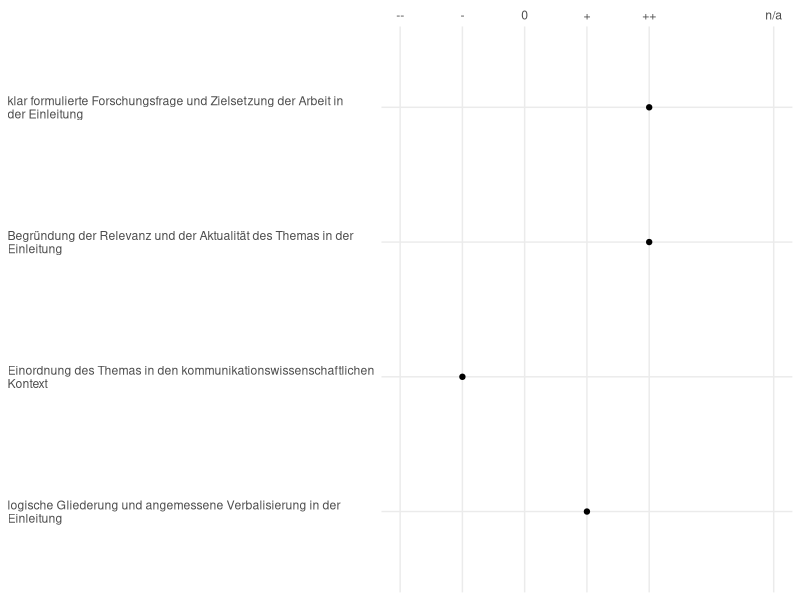
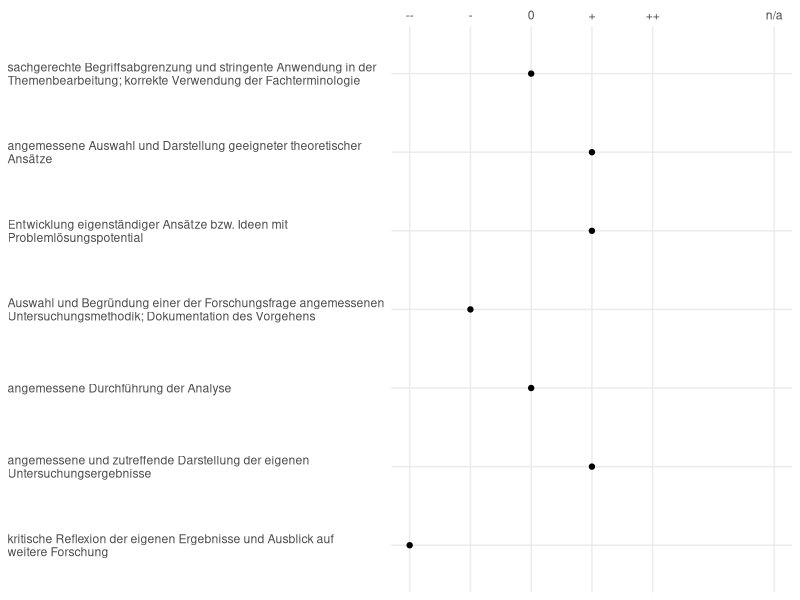
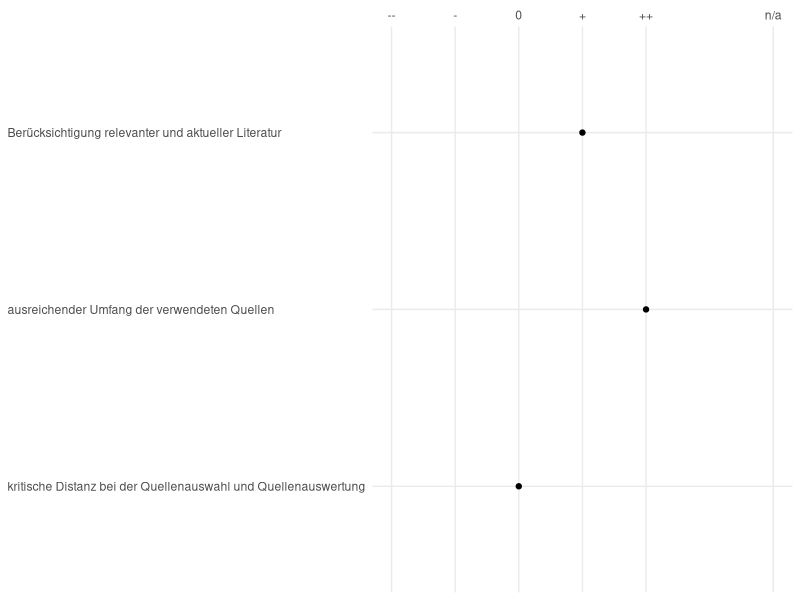
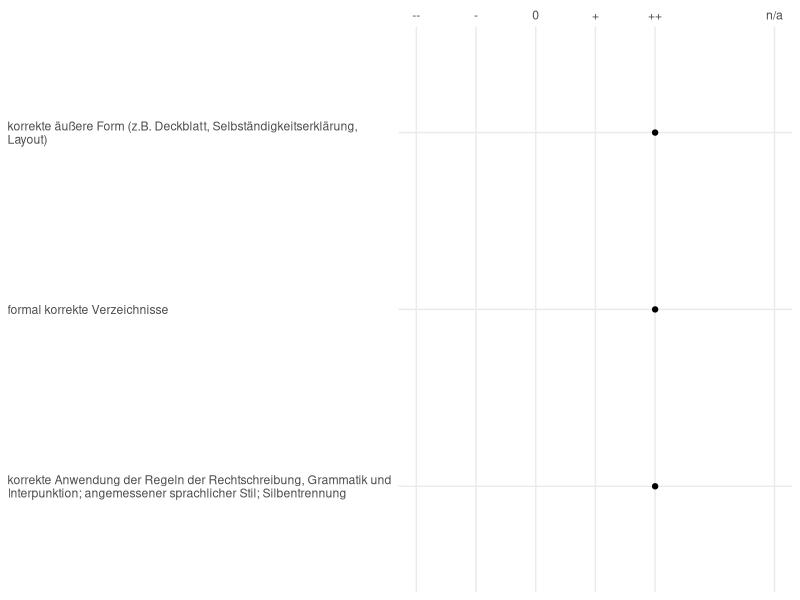

R code for these plots, in order:
## ---- chunk 1
# Packages
library(tidyverse); theme_set(theme_minimal())

# Plot
bewertungsplot = function(x) {
  x %>% mutate(
    Kriterium = str_wrap(Kriterium, width = 65),
    Kriterium = factor(Kriterium, levels = rev(Kriterium))
  ) %>% 
    ggplot(aes(Bewertung, Kriterium)) + 
    geom_point() + 
    scale_x_continuous(breaks = c(1:5, 7), limits = c(1, 7), minor_breaks = NULL,
                       labels = c("--", "-", "0", "+", "++", "n/a"), position = "top") + 
    theme(axis.title.x.top = element_text(hjust = 0),
          axis.text.y = element_text(hjust = 0)) + 
    labs(x = NULL, y = NULL)
}
## ---- chunk 2
#| eval: true
#| output: asis
cat(stringi::stri_rand_lipsum(n_paragraphs = 1))
## ---- chunk 3
# Lade Punkte
punkte = 1:4 %>% 
  map(~knitr::load_cache(label = str_c("part", .x),
                          object = str_c("punkte", .x))) %>% 
  unlist()
if (any(is.character(punkte))) sum_punkte = "NOT AVAILABLE" else sum_punkte = sum(punkte)
## ---- chunk 4
note = ifelse(
  test = sum_punkte == "NOT AVAILABLE",
  yes = "NOT AVAILABLE",
  no = tibble(
  punkte = 100:0,
  note = c(
    rep(1.0, 6),
    rep(c(1.3, 1.7, 2.0, 2.3, 2.7, 3.0, 3.3, 3.7, 4.0), each = 5),
    rep(5, 50)
  )
) %>% 
  filter(punkte == sum_punkte) %>% 
  pluck("note") %>% 
  format(nsmall = 1)
)
## ---- chunk 5
#| cache: true
#| cache-rebuild: true
#| fig-height: 2.0
tribble(
  ~Kriterium, ~Bewertung,
  "klar formulierte Forschungsfrage und Zielsetzung der Arbeit in der Einleitung", 5,
  "Begründung der Relevanz und der Aktualität des Themas in der Einleitung", 5,
  "Einordnung des Themas in den kommunikationswissenschaftlichen Kontext", 2,
  "logische Gliederung und angemessene Verbalisierung in der Einleitung", 4
) %>% 
  bewertungsplot()
punkte1 = 16
## ---- chunk 6
#| eval: true
#| output: asis
cat(stringi::stri_rand_lipsum(n_paragraphs = 1))
## ---- chunk 7
#| cache: true
#| cache-rebuild: true
#| fig-height: 2.8
tribble(
  ~Kriterium, ~Bewertung,
  "sachgerechte Begriffsabgrenzung und stringente Anwendung in der Themenbearbeitung; korrekte Verwendung der Fachterminologie", 3,
  "angemessene Auswahl und Darstellung geeigneter theoretischer Ansätze", 4,
  "Entwicklung eigenständiger Ansätze bzw. Ideen mit Problemlösungspotential", 4,
  "Auswahl und Begründung einer der Forschungsfrage angemessenen Untersuchungsmethodik; Dokumentation des Vorgehens", 2,
  "angemessene Durchführung der Analyse", 3,
  "angemessene und zutreffende Darstellung der eigenen Untersuchungsergebnisse", 4,
  "kritische Reflexion der eigenen Ergebnisse und Ausblick auf weitere Forschung", 1
) %>% 
  bewertungsplot()
punkte2 = 36
## ---- chunk 8
#| eval: true
#| output: asis
cat(stringi::stri_rand_lipsum(n_paragraphs = 1))
## ---- chunk 9
#| cache: true
#| cache-rebuild: true
#| fig-height: 1.6
tribble(
  ~Kriterium, ~Bewertung,
  "Berücksichtigung relevanter und aktueller Literatur", 4,
  "ausreichender Umfang der verwendeten Quellen", 5,
  "kritische Distanz bei der Quellenauswahl und Quellenauswertung", 3
) %>% 
  bewertungsplot()
punkte3 = 18
## ---- chunk 10
#| eval: true
#| output: asis
cat(stringi::stri_rand_lipsum(n_paragraphs = 1))
## ---- chunk 11
#| cache: true
#| cache-rebuild: true
#| fig-height: 1.6
tribble(
  ~Kriterium, ~Bewertung,
  "korrekte äußere Form (z.B. Deckblatt, Selbständigkeitserklärung, Layout)", 5,
  "formal korrekte Verzeichnisse", 5,
  "korrekte Anwendung der Regeln der Rechtschreibung, Grammatik und Interpunktion; angemessener sprachlicher Stil; Silbentrennung", 5
) %>% 
  bewertungsplot()
punkte4 = 10
## ---- chunk 12
#| eval: true
#| output: asis
cat(stringi::stri_rand_lipsum(n_paragraphs = 1))
